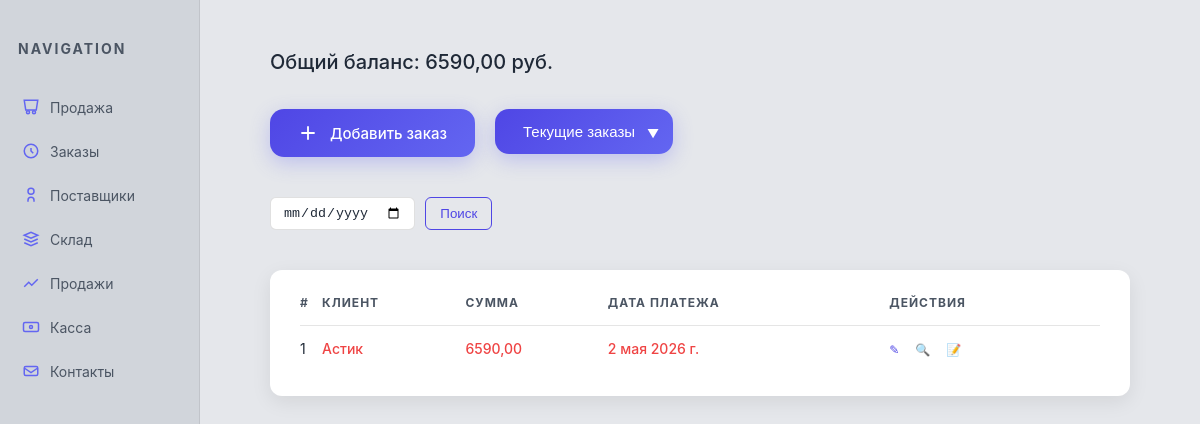
Screenshot of /glavn/zakaz/ with the database file from the repository.
### program/models.py (models this page shows)
class Zakaz(models.Model):
    fio = models.CharField(max_length=100)
    slug = models.SlugField(max_length=100)
    opl_date = models.DateField()
    vznos = models.DecimalField(max_digits=12, decimal_places=2)
    total_cen = models.DecimalField(max_digits=12, decimal_places=2)
    m_count = models.IntegerField()
    status = models.BooleanField(default=True)

### program/views.py (the view)
# urls.py: path('zakaz/', views.zakaz),
def zakaz(request):
    data = Zakaz.objects.filter(status=True).order_by("opl_date")
    if request.method == 'POST':
        date_poisk = request.POST.get("date")
        print(1)
        data = Zakaz.objects.filter(status=True, opl_date=date_poisk).order_by("opl_date")
    day = date.today()
    super_cen = sum(z.total_cen for z in data)
    return render(request, 'program/index.html', {'data': data, "super_cen": super_cen, "day": day})

### program/templates/program/index.html (shortened to what this page needs)
<!DOCTYPE html>
<html lang="ru">
<head>
</head>
<body>
<div class="sidebar">
    <h2>Navigation</h2>
    <ul>
        <li><a href="/glavn/prodaj/"><svg fill="none" stroke="currentColor" viewBox="0 0 24 24"><path d="M3 3h18l-2 13H5L3 3z"/><path d="M16 21a2 2 0 100-4 2 2 0 000 4zM8 21a2 2 0 100-4 2 2 0 000 4z"/></svg>Продажа</a></li>
        <li><a href="/glavn/zakaz/"><svg fill="none" stroke="currentColor" viewBox="0 0 24 24"><path d="M12 8v4l3 3"/><circle cx="12" cy="12" r="9"/></svg>Заказы</a></li>
        <li><a href="/glavn/postav/"><svg fill="none" stroke="currentColor" viewBox="0 0 24 24"><path d="M16 21v-2a4 4 0 00-8 0v2"/><circle cx="12" cy="7" r="4"/></svg>Поставщики</a></li>
        <li><a href="/glavn/product/"><svg fill="none" stroke="currentColor" viewBox="0 0 24 24"><path d="M3 7l9-4 9 4-9 4-9-4z"/><path d="M3 17l9 4 9-4"/><path d="M3 12l9 4 9-4"/></svg>Склад</a></li>
        <li><a href="/glavn/prod/"><svg fill="none" stroke="currentColor" viewBox="0 0 24 24"><path d="M3 17l6-6 4 4 8-8"/></svg>Продажи</a></li>
        <li><a href="/glavn/cash/"><svg fill="none" stroke="currentColor" viewBox="0 0 24 24"><rect x="2" y="6" width="20" height="12" rx="2"/><circle cx="12" cy="12" r="2"/></svg>Касса</a></li>
        <li><a href="/glavn/contacts/"><svg fill="none" stroke="currentColor" viewBox="0 0 24 24"><path d="M21 8a2 2 0 00-2-2H5a2 2 0 00-2 2v8a2 2 0 002 2h14a2 2 0 002-2V8z"/><path d="M3 8l9 6 9-6"/></svg>Контакты</a></li>
    </ul>
</div>
<div class="main">
    <div class="balance-box">Общий баланс: {{ super_cen }} руб.</div>
    <div class="page-buttons">
        <a href="/glavn/add_zakaz/">
            <svg fill="none" stroke="currentColor" viewBox="0 0 24 24"><path d="M12 4v16M4 12h16"/></svg>Добавить заказ
        </a>
        <div class="custom-select-wrapper">
            <select class="custom-select" onchange="window.location.href=this.value;">
                <option value="/glavn/zakaz/" selected>Текущие заказы</option>
            </select>
        </div>
    </div>
    <form method="post">
        <input type="date" name="date" required>
        <button type="submit">Поиск</button>
    </form>
    <div class="table-wrapper">
        <table>
            <tr>
                <th>#</th>
                <th>Клиент</th>
                <th>Сумма</th>
                <th>Дата платежа</th>
                <th>Действия</th>
            </tr>
            {% for i in data %}
            <tr>
                <td>{{ forloop.counter }}</td>
                {% if day >= i.opl_date %}
                    <td class="overdue">{{ i.fio }}</td>
                    <td class="overdue">{{ i.total_cen }}</td>
                    <td class="overdue">{{ i.opl_date }}</td>
                {% else %}
                    <td>{{ i.fio }}</td>
                    <td>{{ i.total_cen }}</td>
                    <td>{{ i.opl_date }}</td>
                {% endif %}
                <td class="table-actions">
                    <a href="/glavn/editor/{{i.id}}/">✎</a>
                    <a href="/glavn/rasroch/{{i.id}}/">🔍</a>
                    <a href="/glavn/oform/{{i.id}}/">📝</a>
                </td>
            </tr>
            {% endfor %}
        </table>
    </div>
</div>
</body>
</html>

### program/templates/program/index.html (style rules this page uses)
:root { --bg-main: #e5e7eb; --bg-sidebar: #d1d5db; --bg-card: #ffffff; --accent: #4f46e5; --accent-light: #6366f1; --text-main: #1f2937; --text-muted: #4b5563; --danger: #ef4444; }
* { margin:0; padding:0; box-sizing:border-box; }
body { font-family: 'Inter', sans-serif; background: var(--bg-main); color: var(--text-main); display: flex; min-height: 100vh; }
.sidebar { width: 200px; background: var(--bg-sidebar); padding: 40px 18px; position: fixed; height: 100%; border-right: 1px solid rgba(0,0,0,0.08); }
.sidebar h2 { font-size: 14px; letter-spacing: 2px; text-transform: uppercase; color: var(--text-muted); margin-bottom: 35px; }
.sidebar ul { list-style:none; }
.sidebar li { margin-bottom: 14px; }
.sidebar a { display: flex; align-items: center; gap: 10px; text-decoration: none; color: var(--text-muted); font-size: 14px; padding: 6px 4px; border-radius: 6px; transition: 0.25s ease; }
.sidebar svg { width: 18px; height: 18px; stroke-width: 2; stroke: var(--accent-light); transition: 0.25s ease; }
.main { margin-left: 200px; width: 100%; padding: 50px 70px; }
.balance-box { font-size: 20px; font-weight: 500; margin-bottom: 35px; }
.page-buttons { display: flex; gap: 20px; flex-wrap: wrap; margin-bottom: 40px; }
.page-buttons a, .custom-select { position: relative; display: flex; align-items: center; gap: 12px; padding: 14px 28px; border-radius: 14px; font-size: 15px; font-weight: 500; text-decoration: none; color: white; background: linear-gradient(135deg, var(--accent), var(--accent-light)); box-shadow: 0 6px 20px rgba(99,102,241,0.3); transition: transform 0.2s ease, box-shadow 0.2s ease; cursor: pointer; border: none; appearance: none; }
.page-buttons svg { width: 20px; height: 20px; stroke-width: 2.2; stroke: white; flex-shrink: 0; }
.custom-select-wrapper { position: relative; display: inline-block; }
.custom-select-wrapper::after { content: '▼'; position: absolute; right: 14px; top: 50%; transform: translateY(-50%); pointer-events: none; font-size: 12px; color: white; }
form { margin: 25px 0 40px 0; display: flex; gap: 10px; }
input[type="date"] { background: var(--bg-card); border: 1px solid rgba(0,0,0,0.12); color: var(--text-main); padding: 7px 12px; border-radius: 6px; }
button { background: transparent; border: 1px solid var(--accent); color: var(--accent); padding: 7px 14px; border-radius: 6px; cursor: pointer; transition: 0.25s; }
.table-wrapper { background: var(--bg-card); border-radius: 12px; padding: 25px 30px; box-shadow: 0 6px 20px rgba(0,0,0,0.08); }
table { width: 100%; border-collapse: collapse; }
th { text-align: left; font-size: 12px; text-transform: uppercase; letter-spacing: 1px; color: var(--text-muted); padding-bottom: 15px; }
td { padding: 14px 0; border-top: 1px solid rgba(0,0,0,0.1); font-size: 14px; }
.overdue { color: var(--danger); font-weight: 500; }
.table-actions a { font-size: 12px; color: var(--accent); text-decoration: none; margin-right: 12px; transition: 0.2s; }

### rows the page displays
Zakaz: fio "Астик", total_cen "6590,00", opl_date "2 мая 2026 г."

### other values shown
{{ super_cen }} "6590,00"
